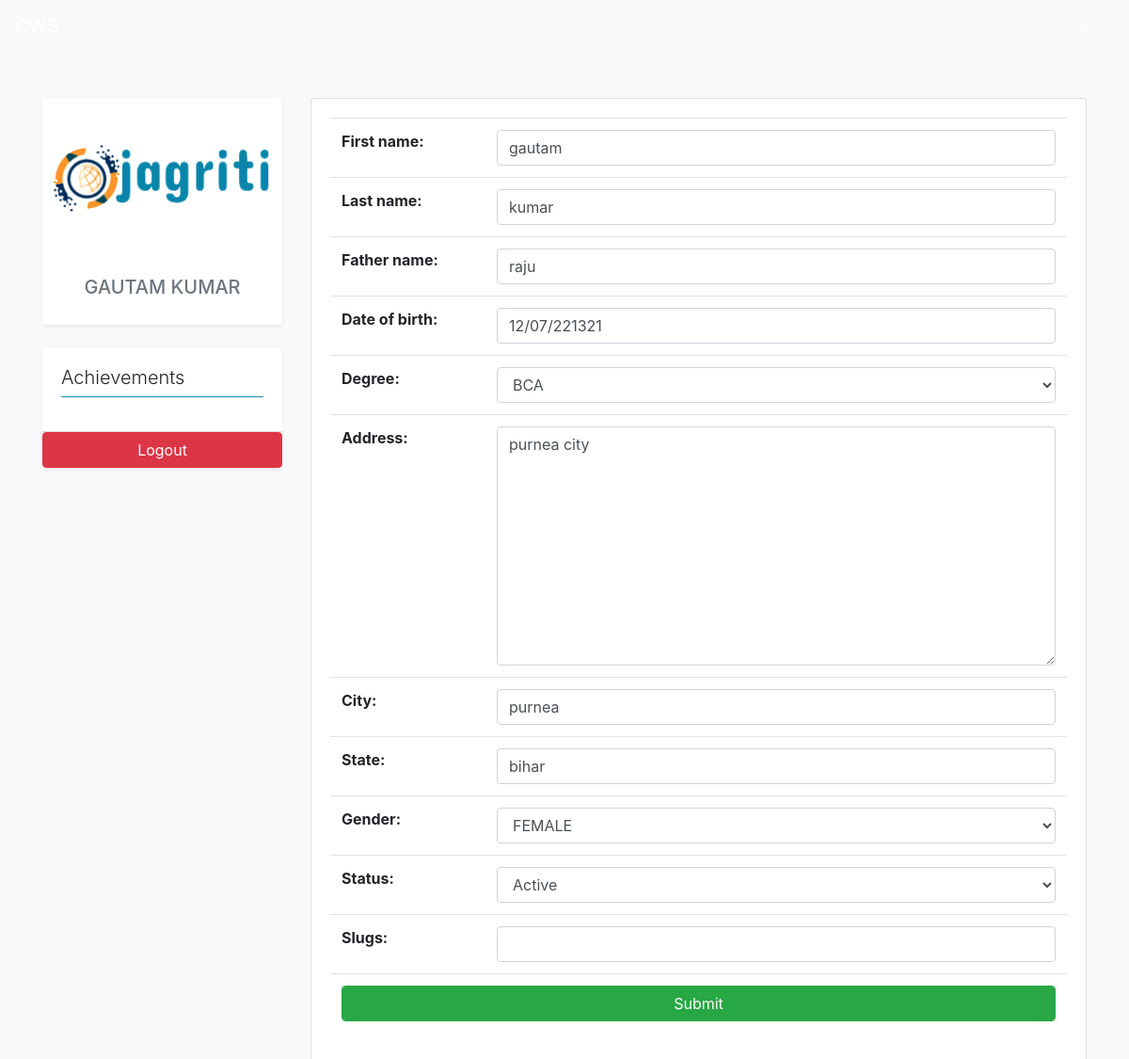
/student/update_profile/ (signed in), run on the app's committed database.
### datawork/models.py (models this page shows, shortened)
class Student(models.Model):
    DEGREE = (("BCA","BCA"),("BTECH","BTECH"),("BSc","BSc"),("MCA","MCA"),("OTHER","OTHER"))
    GENDER = (("M","Male"),("F","FEMALE"),("O","Other"))
    std_id = models.AutoField(primary_key=True)
    first_name = models.CharField(max_length=200)
    last_name = models.CharField(max_length=200)
    father_name = models.CharField(max_length=200)
    date_of_birth = models.CharField(max_length=200)
    degree = models.CharField(choices=DEGREE,max_length=200)
    address = models.TextField(max_length=200)
    city = models.CharField(max_length=200)
    state = models.CharField(max_length=200)
    photo = models.ImageField(upload_to="apply/image")
    gender = models.CharField(choices=GENDER,max_length=200)
    contact = models.IntegerField()
    user_id = models.ForeignKey(User,on_delete=models.CASCADE)
    status = models.CharField(max_length=20,default='0',choices=(("0","Pending"),("1","Active"),("2","Courseless"),("3","takeout")))
    slugs = models.SlugField(max_length=200)

### datawork/views.py (the view)
# urls.py: path('student/update_profile/',views.update_profile,name="update_profile"),
def update_profile(r):
    id = Student.objects.get(user_id__username=r.user)
    f = UpdateProfileForm(r.POST or None,instance=id)
    data = {
        "form": f,
        "userdata": User.objects.filter(username=r.user),
        "user": Student.objects.filter(user_id__username=r.user)
    }
    if r.method == "POST":
        if f.is_valid():
            f.save()
            return redirect('full_profile')
    return render(r,'student/update_profile.html', data)

### datawork/forms.py
class UpdateProfileForm(ModelForm):
    class Meta:
        model = Student
        exclude = ["user_id",'photo','contact']

### templates/student/update_profile.html (shortened to what this page needs)
{% extends 'student/base_student.html' %}
{% block content %}
    <div class="col-lg-9">
        <div class="card">
            <div class="card-body">
                <form action="{% url 'update_profile' %}" method="post">
                <table class="table">
                    {{ form.as_table }}
                    <tr>
                        <th colspan="2"><input type="submit" class="btn btn-success btn-block"></th>
                    </tr>
                </table>
                </form>
            </div>
        </div>
    </div>
{% endblock %}

### templates/student/base_student.html (shortened to what this page needs)
<!DOCTYPE html>
<html lang="en">
<head>
{% load static %}
    <link rel="stylesheet" href="{% static 'bootstrap.css' %}">
    <link rel="stylesheet" href="{% static 'style.css' %}">
</head>
<body class="bg-light">
    <nav class="navbar navbar-expand-lg navbar-dark bg-cws">
        <a href="{% url 'student_profile' %}" class="navbar-brand">CWS</a>
        <ul class="navbar-nav ml-auto">
            <li class="nav-item"><a href="{% url 'logout' %}" class="nav-link">Logout</a></li>
        </ul>
    </nav>
    <div class="container mt-5">
        <div class="row">
            <div class="col-lg-3">
                <div class="card border-0 shadow-sm">
                    <img src="{{ user.0.photo.url }}" class="img-fluid my-5 px-2" alt="logo">
                    <div class="card-body">
                        <h1 class="text-truncate h5 text-center text-uppercase text-muted">{{ user.0.first_name }} {{ user.0.last_name }}</h1>
                    </div>
                </div>
                <div class="mt-4 shadow-sm card border-0">
                    <div class="card-body">
                        <h2 class="lead">Achievements</h2>
                        <hr class="m-0 p-0 bg-info">
                    </div>
                    <div class="card-footer p-0 m-0 mt-3">
                        <a href="{% url 'logout' %}" class="btn btn-danger btn-block">Logout</a>
                    </div>
                </div>
            </div>
            {% block content %}{% endblock %}
        </div>
    </div>
</body>
</html>

### datawork/static/style.css (style rules this page uses)
:root { --main-color:#2980b9!important; --main-color1:#0a3d62!important; --main-font:'Quicksand', sans-serif!important; }

### data on the page
Student: photo (picture), first_name "GAUTAM", last_name "KUMAR", first_name "gautam", last_name "kumar", father_name "raju", date_of_birth "12/07/221321", degree "BCA", address "purnea city", city "purnea", state "bihar", gender "FEMALE", status "Active"
